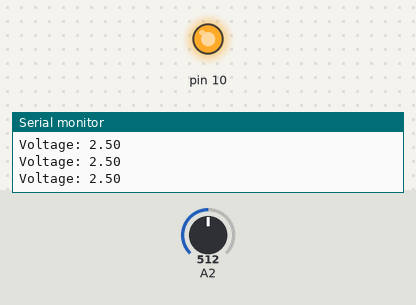
Recording of a sketch running on a simulated Arduino Uno, built with avr-gcc and run on an emulated ATmega328P. On the bench: output pins drawn as LEDs (lit = HIGH), the last lines printed to the serial monitor. Inputs (shaded band) come from the test bench; at power-on: A2 = 512.

Above: at 1.2 s.
1.3 s: A2 set to 710
2.8 s: A2 set to 734
At 4.0 s:
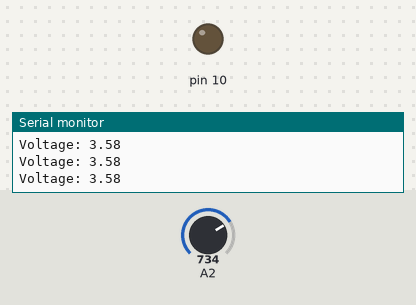
4.3 s: A2 set to 629
5.8 s: A2 set to 596
At 6.8 s:
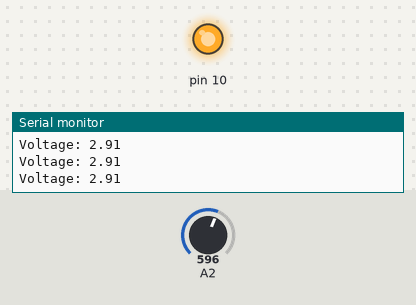
7.3 s: A2 set to 900
At 8.2 s:
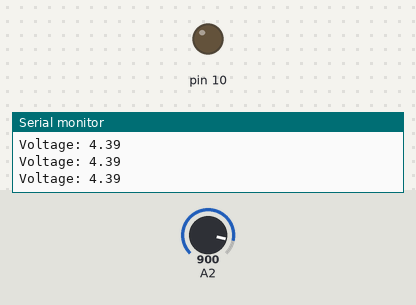
Timing chart, 0 to 9.9 s (numbered marks = the images above; inputs shaded):
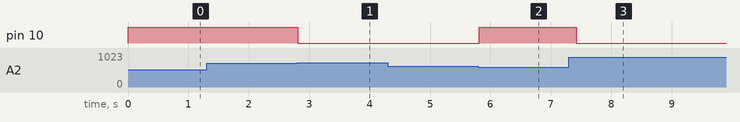

The sketch:

5._LDR.ino
```cpp
void setup() {
  Serial.begin(115200);
  pinMode(10,OUTPUT);

}

void loop() {
  int ldr = analogRead(A2);
  float volt = ldr*0.00488;

  if (volt < 3.0)
    digitalWrite(10,1);
  if (volt > 3.5)
    digitalWrite(10,0);

  Serial.print("Voltage: ");
  Serial.println(volt);
  delay(200);

}
```

Measured:
- the behaviour switches between 717 and 718 on A2 (found by bisection; images 0 and 1)
- the behaviour switches between 615 and 614 on A2 (found by bisection; images 1 and 2)
- after the input at 2.8 s, pin 10: HIGH → LOW at once
- after the input at 5.8 s, pin 10: LOW → HIGH at once
- after the input at 7.3 s, pin 10: HIGH → LOW after 0.12 s
